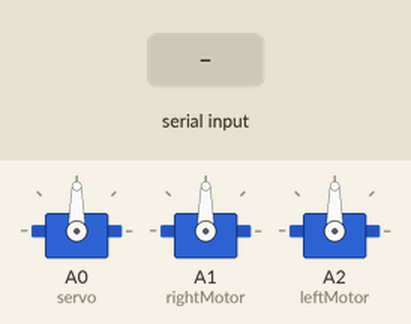
Recording of a sketch running on a simulated Arduino Uno, built with avr-gcc and run on an emulated ATmega328P. Parts: 3 × servo. Inputs (shaded band) come from the test bench.

Above: at 1.2 s.
1.3 s: "G,45\n" received over Serial
At 2.1 s:
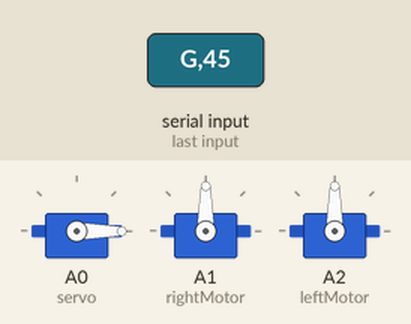
2.8 s: "G90\n" received over Serial
At 3.2 s:
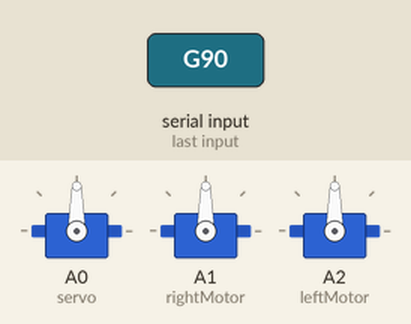
4.3 s: "G\n" received over Serial
At 5.5 s:
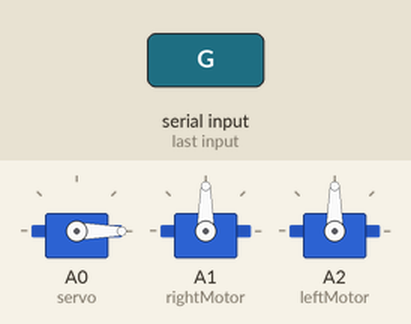
Timing chart, 0 to 7.3 s (numbered marks = the images above; inputs shaded):
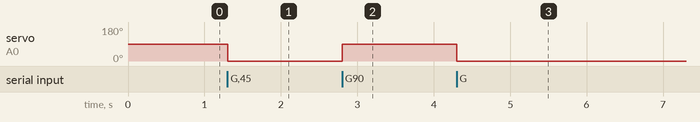

The sketch:

robot_v2.ino
```cpp
#include <AccelStepper.h>
#include <Servo.h>

// Number of motors
const int numMotors = 6;

// Define motor pins
const int motorPins[numMotors][2] = {
    {2, 3},   // Motor 1: STEP pin 2, DIR pin 3
    {4, 5},   // Motor 2: STEP pin 4, DIR pin 5
    {6, 7},   // Motor 3: STEP pin 6, DIR pin 7
    {8, 9},   // Motor 4: STEP pin 8, DIR pin 9
    {10, 11}, // Motor 5: STEP pin 10, DIR pin 11
    {12, 13}  // Motor 6: STEP pin 12, DIR pin 13
};

const int servoClosePosition = 0;  // 5
const int servoOpenPosition = 180; // 165
int pos = 5;
int servoCurrentPosition = 165;
int servoRunning = 0;
#define WITHIN_BOUNDS(x)                                                       \
  max(min((x), (servoOpenPosition)), (servoClosePosition))

Servo servo;
Servo rightMotor;
Servo leftMotor;

unsigned long lastServoMoveTime = 0;
const int servoSpeed = 10; // milliseconds between servo moves

// Create an array of AccelStepper objects
AccelStepper motors[numMotors] = {{1, motorPins[0][0], motorPins[0][1]},
                                  {1, motorPins[1][0], motorPins[1][1]},
                                  {1, motorPins[2][0], motorPins[2][1]},
                                  {1, motorPins[3][0], motorPins[3][1]},
                                  {1, motorPins[4][0], motorPins[4][1]},
                                  {1, motorPins[5][0], motorPins[5][1]}};

String command = ""; // Initialize an empty string to store the command

void setup() {
  Serial.begin(9600); // Start serial communication at 9600 baud rate
  // Initialize each motor
  for (int i = 0; i < numMotors; i++) {
    motors[i].setMaxSpeed(1000);
    motors[i].setAcceleration(500);
  }
  servo.attach(A0); // Attach the servo on servoPin to the servo object

  rightMotor.attach(A1);
  leftMotor.attach(A2);
}

void loop() {
  // if (Serial.available() > 0) {
  //   String command = Serial.readStringUntil('\n');
  //   executeMotorCommand(command);
  // }
  if (Serial.available() > 0) {
    char incomingByte = Serial.read(); // Read the first byte

    // Continue to read characters until a newline is found
    while (incomingByte != '\n' && incomingByte != -1) {
      command += incomingByte; // Add the byte to your command string
      if (!Serial.available()) {
        break; // Exit loop if no more data is available
      }
      incomingByte = Serial.read(); // Read the next byte
    }

    // Check if the last read character is newline
    if (incomingByte == '\n') {
      executeMotorCommand(command); // Execute the command
      command = "";
    }
  }

  for (int i = 0; i < numMotors; i++) {
    motors[i].run();
  }
}

void executeMotorCommand(String command) {
  command.trim();

  for (int i = 0; i < numMotors; i++) {
    String motorCommand = "M" + String(i + 1);
    if (command.startsWith(motorCommand)) {         // M1,1,1000
      motors[i].move(command.substring(5).toInt()); // Move motor i+1 clockwise
      Serial.println(command.substring(5).toInt());
    } else if (command.startsWith(motorCommand + "STOP")) {
      motors[i].stop(); // Stop motor i+1
      // motors[i].disableOutputs(); // Optionally disable outputs to save power
      Serial.println(command);
    }
  }

  if (command.startsWith("G")) {
    servo.write(command.substring(1).toInt());
  } else if (command.startsWith("MR")) {
    motorRun(rightMotor, command.substring(2).toInt());
    Serial.println("MR");
  } else if (command.startsWith("ML")) {
    motorRun(leftMotor, -1 * command.substring(2).toInt());
    Serial.println("ML");
  }
}

void motorRun(Servo motor, int speed) {
  int pwm = map(speed, -100, 100, 0, 180);
  motor.write(pwm);
}
```

Measured:
- after the input at 1.3 s, servo on A0 (servo): 90° → 0° at once
- after the input at 2.8 s, servo on A0 (servo): 0° → 90° at once
- after the input at 4.3 s, servo on A0 (servo): 90° → 0° at once
